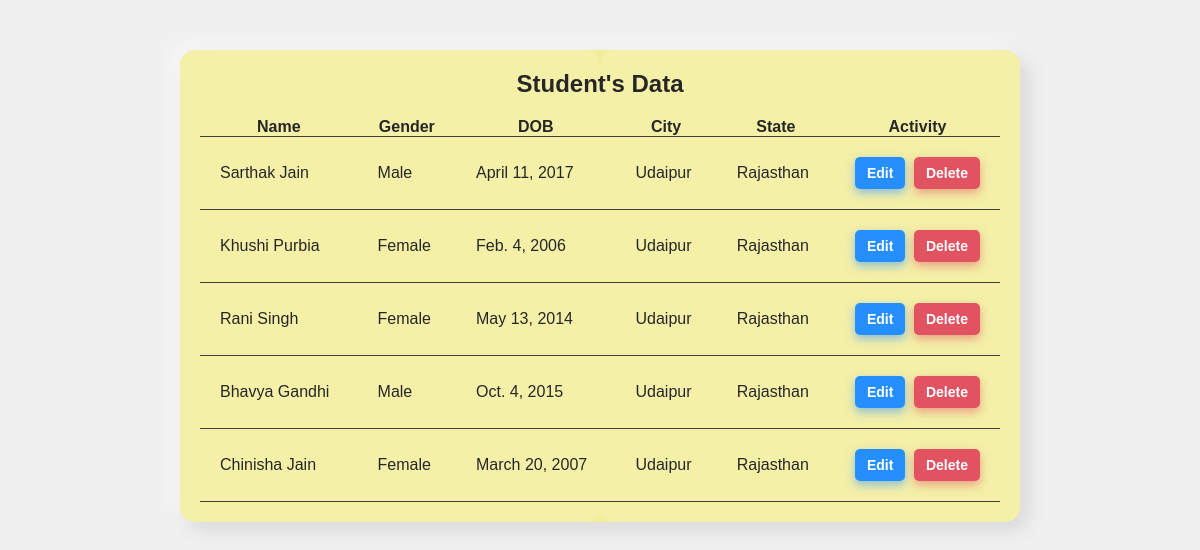
The app's page /head/admit/ with its own data.
### principal/models.py (models this page shows, shortened)
class StudentInfo(models.Model):
    options = [
        ('Female','Female'),
        ('Male','Male')
    ]
    name = models.CharField(max_length=50)
    gender = models.CharField(max_length=10, choices= options)
    dob = models.DateField()
    fatherName = models.CharField(max_length=50)
    fatherOccupation = models.CharField(max_length=70)
    motherName = models.CharField(max_length=50)
    motherOccupation = models.CharField(max_length=70)
    address = models.CharField(max_length=70)
    city = models.CharField(max_length=30)
    state = models.CharField(max_length=30)
    mobileNo = models.IntegerField()

### principal/views.py (the view)
# urls.py: path('admit/', views.showdata, name="admit"),
def showdata(request):
    stud = StudentInfo.objects.all()
    return render(request, 'principal/studentsdata.html', {'stu':stud})

### principal/templates/principal/studentsdata.html (shortened to what this page needs)
<!DOCTYPE html>
<html lang="en">
<head>
</head>
<body>
  <div class="glass-neu-table">
    <h2>Student's Data</h2>
      <table id="customers">
        <tr>
          <th>Name</th>
          <th>Gender</th>
          <th>DOB</th>
          <th>City</th>
          <th>State</th>
          <th>Activity</th>
        </tr>
        {% for st in stu %}
        <tr>
          <td>{{st.name}}</td>
          <td>{{st.gender}}</td>
          <td>{{st.dob}}</td>
          <td>{{st.city}}</td>
          <td>{{st.state}}</td>
          <td>
            <div class="delete-update-container" >
            <a href="{% url 'updatedata' st.id %}" class="update-link">Edit</a>
            <form class="delete-form" action="{% url 'deletedata' st.id %}" method="post"> {% csrf_token %}
              <input type="submit" value="Delete">
            </form>
            </div>
          </td>
        </tr>
        {% endfor %}
      </table>
  </div>
</body>
</html>

### principal/templates/principal/studentsdata.html (style rules this page uses)
* { margin: 0; padding: 0; }
body { font-family: Arial, sans-serif; background-color: #f0f0f0; }
.glass-neu-table { position: relative; background-color: rgba(244, 237, 107, 0.651); box-shadow: 8px 8px 20px rgba(0, 0, 0, 0.1), -8px -8px 20px rgba(255, 255, 255, 0.5); border-radius: 15px; padding: 20px; width: 800px; margin: 50px auto; }
.glass-neu-table h2 { text-align: center; font-size: 24px; margin-bottom: 20px; }
table { width: 100%; border-collapse: collapse; }
tr { border-bottom: 1px solid #1e1d1d; }
td { padding: 20px; }
.glass-neu-table::before, .glass-neu-table::after { content: ''; position: absolute; top: 0; left: 0; width: 50%; height: 100%; background: rgba(255, 255, 255, 0.15); border-radius: 15px; pointer-events: none; }
.glass-neu-table::after { left: auto; right: 0; }
.delete-update-container { display: flex; justify-content: space-between; align-items: center; }
.delete-form input[type="submit"] { border: none; border-radius: 5px; padding: 8px 12px; cursor: pointer; font-size: 14px; font-weight: bold; color: #fff; background-color: #dc3545; box-shadow: 0px 4px 10px rgba(220, 53, 69, 0.5); transition: transform 0.2s, box-shadow 0.2s; }
.update-link { padding: 8px 12px; cursor: pointer; font-size: 14px; font-weight: bold; color: #fff; text-decoration: none; background-color: #007bff; border-radius: 5px; box-shadow: 0px 4px 10px rgba(0, 123, 255, 0.5); transition: transform 0.2s, box-shadow 0.2s; }

### records on screen
StudentInfo: name "Sarthak Jain", gender "Male", dob "April 11, 2017", city "Udaipur", state "Rajasthan"
StudentInfo: name "Khushi Purbia", gender "Female", dob "Feb. 4, 2006", city "Udaipur", state "Rajasthan"
StudentInfo: name "Rani Singh", gender "Female", dob "May 13, 2014", city "Udaipur", state "Rajasthan"
StudentInfo: name "Bhavya Gandhi", gender "Male", dob "Oct. 4, 2015", city "Udaipur", state "Rajasthan"
StudentInfo: name "Chinisha Jain", gender "Female", dob "March 20, 2007", city "Udaipur", state "Rajasthan"
